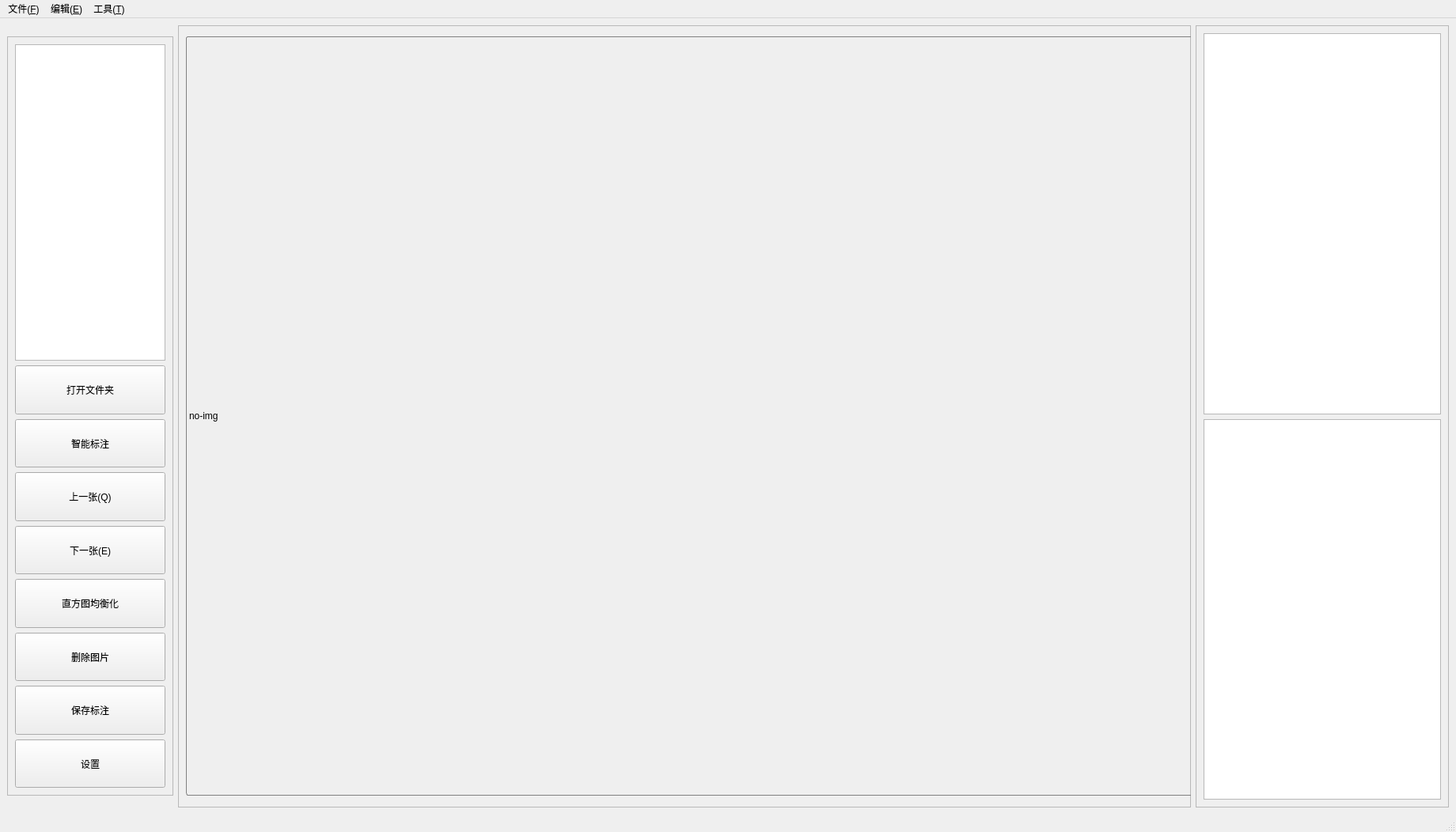
<?xml version="1.0" encoding="UTF-8"?>
<ui version="4.0">
 <class>MainWindow</class>
 <widget class="QMainWindow" name="MainWindow">
  <property name="geometry">
   <rect>
    <x>0</x>
    <y>0</y>
    <width>1840</width>
    <height>1052</height>
   </rect>
  </property>
  <property name="acceptDrops">
   <bool>true</bool>
  </property>
  <property name="windowTitle">
   <string>ATLabelMaster</string>
  </property>
  <property name="dockNestingEnabled">
   <bool>true</bool>
  </property>
  <widget class="QWidget" name="centralwidget">
   <layout class="QHBoxLayout" name="horizontalLayout">
    <item>
     <widget class="QFrame" name="left_frame">
      <property name="sizePolicy">
       <sizepolicy hsizetype="Minimum" vsizetype="Preferred">
        <horstretch>0</horstretch>
        <verstretch>0</verstretch>
       </sizepolicy>
      </property>
      <property name="minimumSize">
       <size>
        <width>200</width>
        <height>960</height>
       </size>
      </property>
      <property name="maximumSize">
       <size>
        <width>240</width>
        <height>960</height>
       </size>
      </property>
      <property name="frameShape">
       <enum>QFrame::Shape::StyledPanel</enum>
      </property>
      <property name="frameShadow">
       <enum>QFrame::Shadow::Raised</enum>
      </property>
      <layout class="QVBoxLayout" name="verticalLayout">
       <item>
        <widget class="QListView" name="list_view">
         <property name="sizePolicy">
          <sizepolicy hsizetype="MinimumExpanding" vsizetype="MinimumExpanding">
           <horstretch>0</horstretch>
           <verstretch>0</verstretch>
          </sizepolicy>
         </property>
         <property name="minimumSize">
          <size>
           <width>0</width>
           <height>0</height>
          </size>
         </property>
         <property name="maximumSize">
          <size>
           <width>16777215</width>
           <height>400</height>
          </size>
         </property>
        </widget>
       </item>
       <item>
        <widget class="QPushButton" name="open_folder_button">
         <property name="sizePolicy">
          <sizepolicy hsizetype="Minimum" vsizetype="Preferred">
           <horstretch>0</horstretch>
           <verstretch>0</verstretch>
          </sizepolicy>
         </property>
         <property name="text">
          <string>打开文件夹</string>
         </property>
        </widget>
       </item>
       <item>
        <widget class="QPushButton" name="smart_button">
         <property name="sizePolicy">
          <sizepolicy hsizetype="Minimum" vsizetype="Preferred">
           <horstretch>0</horstretch>
           <verstretch>0</verstretch>
          </sizepolicy>
         </property>
         <property name="text">
          <string>智能标注</string>
         </property>
        </widget>
       </item>
       <item>
        <widget class="QPushButton" name="previous_button">
         <property name="sizePolicy">
          <sizepolicy hsizetype="Minimum" vsizetype="Preferred">
           <horstretch>0</horstretch>
           <verstretch>0</verstretch>
          </sizepolicy>
         </property>
         <property name="text">
          <string>上一张(Q)</string>
         </property>
        </widget>
       </item>
       <item>
        <widget class="QPushButton" name="next_pic">
         <property name="sizePolicy">
          <sizepolicy hsizetype="Minimum" vsizetype="Preferred">
           <horstretch>0</horstretch>
           <verstretch>0</verstretch>
          </sizepolicy>
         </property>
         <property name="text">
          <string>下一张(E)</string>
         </property>
        </widget>
       </item>
       <item>
        <widget class="QPushButton" name="histogram_button">
         <property name="sizePolicy">
          <sizepolicy hsizetype="Minimum" vsizetype="Preferred">
           <horstretch>0</horstretch>
           <verstretch>0</verstretch>
          </sizepolicy>
         </property>
         <property name="text">
          <string>直方图均衡化</string>
         </property>
        </widget>
       </item>
       <item>
        <widget class="QPushButton" name="delete_button">
         <property name="sizePolicy">
          <sizepolicy hsizetype="Minimum" vsizetype="Preferred">
           <horstretch>0</horstretch>
           <verstretch>0</verstretch>
          </sizepolicy>
         </property>
         <property name="minimumSize">
          <size>
           <width>0</width>
           <height>0</height>
          </size>
         </property>
         <property name="text">
          <string>删除图片</string>
         </property>
        </widget>
       </item>
       <item>
        <widget class="QPushButton" name="save_button">
         <property name="sizePolicy">
          <sizepolicy hsizetype="Minimum" vsizetype="Preferred">
           <horstretch>0</horstretch>
           <verstretch>0</verstretch>
          </sizepolicy>
         </property>
         <property name="text">
          <string>保存标注</string>
         </property>
        </widget>
       </item>
       <item>
        <widget class="QPushButton" name="pushButton">
         <property name="sizePolicy">
          <sizepolicy hsizetype="Minimum" vsizetype="Preferred">
           <horstretch>0</horstretch>
           <verstretch>0</verstretch>
          </sizepolicy>
         </property>
         <property name="text">
          <string>设置</string>
         </property>
        </widget>
       </item>
      </layout>
     </widget>
    </item>
    <item>
     <widget class="QFrame" name="center_frame">
      <property name="sizePolicy">
       <sizepolicy hsizetype="Preferred" vsizetype="Preferred">
        <horstretch>0</horstretch>
        <verstretch>0</verstretch>
       </sizepolicy>
      </property>
      <property name="minimumSize">
       <size>
        <width>1280</width>
        <height>960</height>
       </size>
      </property>
      <property name="frameShape">
       <enum>QFrame::Shape::StyledPanel</enum>
      </property>
      <property name="frameShadow">
       <enum>QFrame::Shadow::Raised</enum>
      </property>
      <layout class="QVBoxLayout" name="verticalLayout_2">
       <item>
        <spacer name="spacer_lower">
         <property name="orientation">
          <enum>Qt::Orientation::Vertical</enum>
         </property>
         <property name="sizeHint" stdset="0">
          <size>
           <width>20</width>
           <height>40</height>
          </size>
         </property>
        </spacer>
       </item>
       <item>
        <widget class="ImageCanvas" name="label">
         <property name="minimumSize">
          <size>
           <width>1280</width>
           <height>960</height>
          </size>
         </property>
         <property name="styleSheet">
          <string notr="true">QLabel { border: 1px solid gray; border-radius: 3px; }</string>
         </property>
         <property name="text">
          <string>no-img</string>
         </property>
        </widget>
       </item>
       <item>
        <spacer name="spacer_upper">
         <property name="orientation">
          <enum>Qt::Orientation::Vertical</enum>
         </property>
         <property name="sizeHint" stdset="0">
          <size>
           <width>20</width>
           <height>40</height>
          </size>
         </property>
        </spacer>
       </item>
      </layout>
     </widget>
    </item>
    <item>
     <widget class="QFrame" name="right_frame">
      <property name="frameShape">
       <enum>QFrame::Shape::StyledPanel</enum>
      </property>
      <property name="frameShadow">
       <enum>QFrame::Shadow::Raised</enum>
      </property>
      <layout class="QVBoxLayout" name="verticalLayout_3">
       <item>
        <widget class="QTextEdit" name="log_text">
         <property name="minimumSize">
          <size>
           <width>300</width>
           <height>0</height>
          </size>
         </property>
        </widget>
       </item>
       <item>
        <widget class="QTreeView" name="file_tree_view"/>
       </item>
      </layout>
     </widget>
    </item>
   </layout>
  </widget>
  <widget class="QStatusBar" name="statusbar"/>
  <widget class="QMenuBar" name="menubar">
   <property name="geometry">
    <rect>
     <x>0</x>
     <y>0</y>
     <width>1840</width>
     <height>23</height>
    </rect>
   </property>
   <widget class="QMenu" name="menuFile">
    <property name="title">
     <string>文件(&amp;F)</string>
    </property>
    <widget class="QMenu" name="menuImport">
     <property name="title">
      <string>导入其他数据集</string>
     </property>
     <addaction name="actionImport1"/>
    </widget>
    <addaction name="actionOpen"/>
    <addaction name="actionSave"/>
    <addaction name="actionDelete"/>
    <addaction name="menuImport"/>
   </widget>
   <widget class="QMenu" name="menuEdit">
    <property name="title">
     <string>编辑(&amp;E)</string>
    </property>
    <addaction name="actionPrev"/>
    <addaction name="actionNext"/>
    <addaction name="actionHistEq"/>
    <addaction name="actionSmart"/>
   </widget>
   <widget class="QMenu" name="menuTools">
    <property name="title">
     <string>工具(&amp;T)</string>
    </property>
    <addaction name="actionSettings"/>
   </widget>
   <addaction name="menuFile"/>
   <addaction name="menuEdit"/>
   <addaction name="menuTools"/>
  </widget>
  <action name="actionOpen">
   <property name="text">
    <string>打开</string>
   </property>
   <property name="toolTip">
    <string>打开文件夹</string>
   </property>
   <property name="shortcut">
    <string>Ctrl+O</string>
   </property>
  </action>
  <action name="actionSave">
   <property name="text">
    <string>保存</string>
   </property>
   <property name="toolTip">
    <string>保存标注</string>
   </property>
   <property name="shortcut">
    <string>Ctrl+S</string>
   </property>
  </action>
  <action name="actionPrev">
   <property name="text">
    <string>上一张</string>
   </property>
   <property name="shortcut">
    <string>Q</string>
   </property>
  </action>
  <action name="actionNext">
   <property name="text">
    <string>下一张</string>
   </property>
   <property name="shortcut">
    <string>E</string>
   </property>
  </action>
  <action name="actionHistEq">
   <property name="text">
    <string>直方图均衡化</string>
   </property>
   <property name="shortcut">
    <string>H</string>
   </property>
  </action>
  <action name="actionDelete">
   <property name="text">
    <string>删除图片</string>
   </property>
   <property name="shortcut">
    <string>Del</string>
   </property>
  </action>
  <action name="actionSmart">
   <property name="text">
    <string>智能标注</string>
   </property>
   <property name="shortcut">
    <string>Space</string>
   </property>
  </action>
  <action name="actionSettings">
   <property name="text">
    <string>设置</string>
   </property>
   <property name="shortcut">
    <string>Esc</string>
   </property>
  </action>
  <action name="actionImport1">
   <property name="text">
    <string>交龙数据集</string>
   </property>
  </action>
 </widget>
 <customwidgets>
  <customwidget>
   <class>ImageCanvas</class>
   <extends>QLabel</extends>
   <header>ui/image_canvas.hpp</header>
  </customwidget>
 </customwidgets>
 <resources/>
 <connections/>
</ui>
